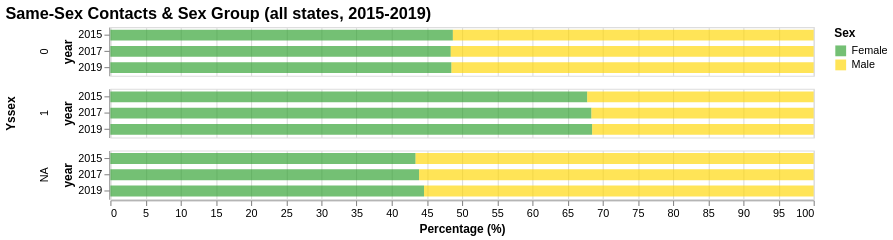

Write a Vega-Lite specification for this figure.
### Vega-Lite specification from a JSON file in a GitHub repository (floating-point values rounded to 4 significant figures)
{"config": {"view": {"continuousWidth": 400, "continuousHeight": 300}, "range": {"category": ["#2ca02c", "gold", "#d62728"]}, "title": {"fontSize": 15}}, "data": {"name": "data-c7b221c8bf821ec917f3fc70c70e574f"}, "mark": {"type": "bar", "opacity": 0.66, "size": 10}, "encoding": {"color": {"field": "Sex", "sort": {"field": "order", "order": "ascending"}, "type": "nominal"}, "order": {"field": "order", "type": "nominal"}, "row": {"field": "Yssex", "spacing": 10, "type": "nominal"}, "tooltip": [{"field": "state", "title": "State", "type": "nominal"}, {"field": "year", "title": "Year", "type": "ordinal"}, {"field": "Sex", "title": "Sex", "type": "nominal"}, {"field": "percent", "title": "Percent (%)", "type": "quantitative"}], "x": {"aggregate": "sum", "axis": {"title": "Percentage (%)"}, "field": "percent", "scale": {"domainMax": 100}, "type": "quantitative"}, "y": {"field": "year", "type": "ordinal"}}, "height": 45, "selection": {"selector018": {"type": "interval", "bind": "scales", "encodings": ["x", "y"]}}, "title": "Same-Sex Contacts & Sex Group (all states, 2015-2019)", "transform": [{"calculate": "[datum.Sex]", "as": "order"}], "width": 650, "$schema": "https://vega.github.io/schema/vega-lite/v4.17.0.json", "datasets": {"data-c7b221c8bf821ec917f3fc70c70e574f": [{"year": 2015, "Yssex": "0", "Sex": "Female", "percent": 48.7}, {"year": 2015, "Yssex": "0", "Sex": "Male", "percent": 51.3}, {"year": 2015, "Yssex": "1", "Sex": "Female", "percent": 67.8}, {"year": 2015, "Yssex": "1", "Sex": "Male", "percent": 32.2}, {"year": 2015, "Yssex": "NA", "Sex": "Female", "percent": 43.4}, {"year": 2015, "Yssex": "NA", "Sex": "Male", "percent": 56.6}, {"year": 2017, "Yssex": "0", "Sex": "Female", "percent": 48.4}, {"year": 2017, "Yssex": "0", "Sex": "Male", "percent": 51.6}, {"year": 2017, "Yssex": "1", "Sex": "Female", "percent": 68.4}, {"year": 2017, "Yssex": "1", "Sex": "Male", "percent": 31.6}, {"year": 2017, "Yssex": "NA", "Sex": "Female", "percent": 43.9}, {"year": 2017, "Yssex": "NA", "Sex": "Male", "percent": 56.1}, {"year": 2019, "Yssex": "0", "Sex": "Female", "percent": 48.5}, {"year": 2019, "Yssex": "0", "Sex": "Male", "percent": 51.5}, {"year": 2019, "Yssex": "1", "Sex": "Female", "percent": 68.5}, {"year": 2019, "Yssex": "1", "Sex": "Male", "percent": 31.5}, {"year": 2019, "Yssex": "NA", "Sex": "Female", "percent": 44.6}, {"year": 2019, "Yssex": "NA", "Sex": "Male", "percent": 55.4}]}}
